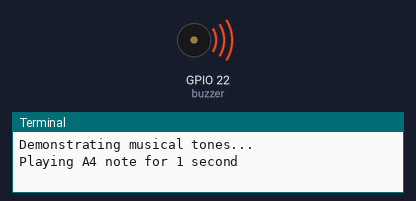
A program run on a simulated Raspberry Pi (BCM pin numbers). Parts: buzzer (waves = sounding), the last lines printed to the terminal. At 8.3 s the program stops and its outputs stay as they are.

Above: at 0.1 s.
At 8.4 s:
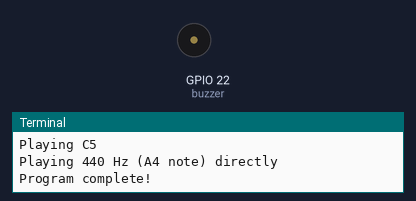
Timing chart, 0 to 9.8 s (numbered marks = the images above):
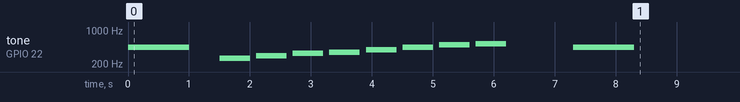

Measured:
- by itself, tone on GPIO 22 (buzzer): plays 440 Hz for 1.0 s, 262 Hz for 0.50 s, 294 Hz for 0.50 s, 330 Hz for 0.50 s, 349 Hz for 0.50 s, 392 Hz for 0.50 s … (10 notes in this stretch)

The program:

buzzer_tones.py
```python
#!/usr/bin/env python3
"""
Musical Tones with TonalBuzzer
Demonstrates playing musical notes and melodies
"""

from gpiozero import TonalBuzzer
from gpiozero.tones import Tone
from time import sleep

# Create a tonal buzzer (for musical notes)
buzzer = TonalBuzzer(22)

print("Demonstrating musical tones...")

# Play a single tone
print("Playing A4 note for 1 second")
buzzer.play(Tone("A4"))  # Play A4 note
sleep(1)
buzzer.stop()
sleep(0.5)

# Play a simple melody
print("Playing a scale: C4 to C5")
notes = ["C4", "D4", "E4", "F4", "G4", "A4", "B4", "C5"]

for note in notes:
    print(f"Playing {note}")
    buzzer.play(Tone(note))
    sleep(0.5)
    buzzer.stop()
    sleep(0.1)

sleep(1)

# Play with frequency directly
print("Playing 440 Hz (A4 note) directly")
buzzer.play(440)  # 440 Hz (A4 note)
sleep(1)
buzzer.stop()

print("Program complete!")
```
